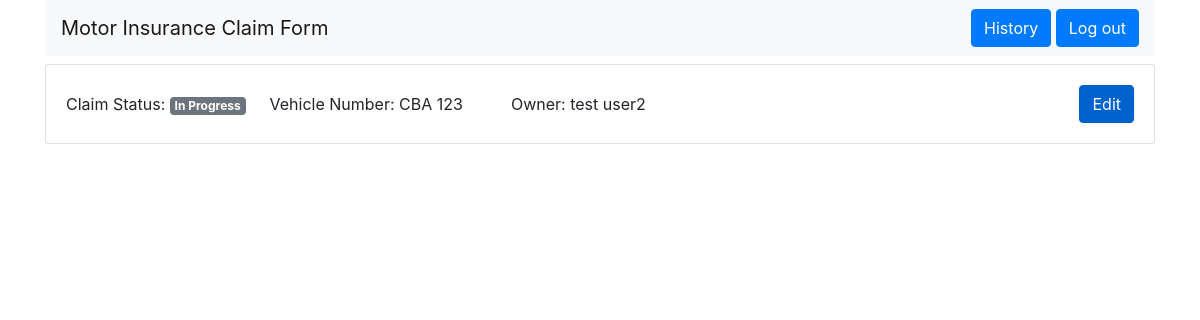
The app's page /history/ (signed in) with its own data.
### formApp/models.py (models this page shows, shortened)
class Claims(models.Model):
    class Meta:
        verbose_name_plural = "Claims"
    user = models.ForeignKey(User, on_delete=models.CASCADE, null=True)
    name = models.CharField(max_length=100, blank=False)
    email = models.EmailField(blank=False)
    mobile_number = PhoneNumberField(blank=False)
    year_choices = ((x, x) for x in range(1950, datetime.now().year + 1))
    vehicle_year_make = models.IntegerField(choices=year_choices)
    vehicle_model = models.CharField(max_length=100, blank=False)
    vehicle_number = models.CharField(max_length=100, blank=False)
    accident_datetime = models.DateTimeField(blank=False)
    location = models.CharField(max_length=100, blank=False)
    loss_type_choices = (
        ('Own Damage', 'Own Damage'),
        ('Knock for Knock', 'Knock for Knock'),
        ('Windscreen Damage', 'Windscreen Damage'),
        ('Theft', 'Theft')
    )
    loss_type = models.CharField(max_length=17, choices=loss_type_choices, blank=False)
    loss_description = models.TextField(max_length=1000, blank=False)
    yes_no_choices = (
        ('Yes', 'Yes'),
        ('No', 'No')
    )
    police_report_lodged = models.CharField(max_length=3, choices=yes_no_choices, blank=False)
    anybody_injured = models.CharField(max_length=3, choices=yes_no_choices, blank=False)
    photo = models.ImageField(upload_to='photos/', blank=False)
    pdf_document = models.FileField(upload_to='pdfs/', validators=[FileExtensionValidator(['pdf'])], blank=False)
    claim_progress_choices = (
        ('In Progress', 'In Progress'),
        ('Accepted', 'Accepted')
    )
    claim_progress = models.CharField(max_length=11, choices=claim_progress_choices, default='In Progress')

### formApp/views.py (the view)
# urls.py: path('history/', views.history, name='claim-history'),
@login_required
def history(request):
    claims = Claims.objects.filter(user__pk=request.user.pk)
    return render(request,'formApp/history.html', context={'claims':claims})

### formApp/templates/formApp/history.html
{% extends 'formApp/base.html' %}
{% block content %}
    {% for claim in claims %}
        <div class="card my-2">
            <div class="card-body d-flex justify-content-between align-items-center">
                <div class="d-flex justify-content-between">
                    <p class="my-0">Claim Status: <span class="badge badge-secondary">{{ claim.claim_progress }}</span></p>
                    <p class="my-0 mx-4">Vehicle Number: <span>{{ claim.vehicle_number }}</span></p>
                    <p class="my-0 mx-4">Owner: <span>{{ claim.name }}</span></p>
                </div>
                {% if claim.claim_progress == 'Accepted' %}
                    <a class="btn btn-primary disabled" tabindex="-1" role="button" href="{% url 'claim-edit' user.pk claim.pk %}" aria-disabled="true">Edit</a>
                {% else %}
                    <a class="btn btn-primary active" role="button"  href="{% url 'claim-edit' user.pk claim.pk %}" aria-pressed="true">Edit</a>
                {% endif %}
            </div>
        </div>
    {% endfor %}
{% endblock %}

### records on screen
Claims: claim_progress "In Progress", vehicle_number "CBA 123", name "test user2", shows "Edit"
